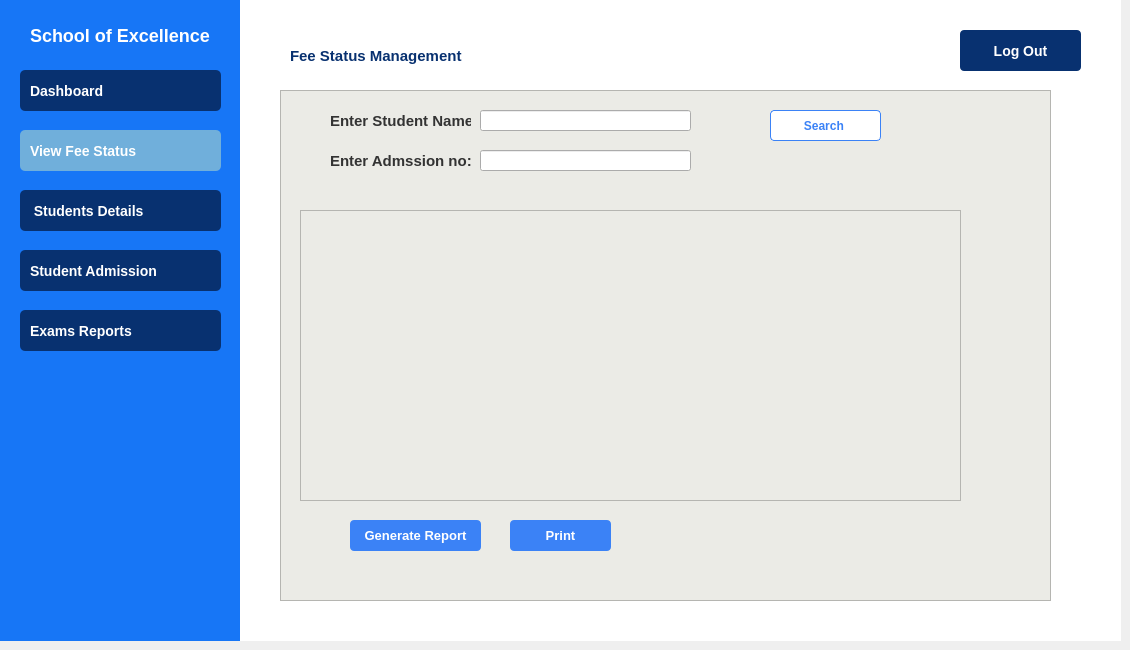
    <widget class="QWidget" name="AdminStdFeepg">
     <widget class="QGroupBox" name="groupBox_4">
      <property name="geometry">
       <rect>
        <x>0</x>
        <y>0</y>
        <width>241</width>
        <height>641</height>
       </rect>
      </property>
      <property name="styleSheet">
       <string notr="true">
QGroupBox {
    background-color: rgb(23, 118, 246); 
    color: white;
    border: none;
    font-size: 16px;
    font-weight: bold;
}</string>
      </property>
      <property name="title">
       <string/>
      </property>
      <widget class="QPushButton" name="pushButton_11">
       <property name="geometry">
        <rect>
         <x>20</x>
         <y>250</y>
         <width>201</width>
         <height>41</height>
        </rect>
       </property>
       <property name="styleSheet">
        <string notr="true">QPushButton {
    background-color: rgb(8, 49, 112);
    color: white;
    border-radius: 5px;
    padding: 10px;
    font-size: 14px;
    font-weight: bold;
    text-align: left;
    padding-left: 10px;
}
QPushButton:hover 
{ 
background-color: rgb(17, 80, 180);
}</string>
       </property>
       <property name="text">
        <string>Student Admission</string>
       </property>
       <property name="icon">
        <iconset>
         <normalon>:/icons /icons/student-card.png</normalon>
        </iconset>
       </property>
       <property name="iconSize">
        <size>
         <width>28</width>
         <height>28</height>
        </size>
       </property>
      </widget>
      <widget class="QPushButton" name="pushButton_12">
       <property name="geometry">
        <rect>
         <x>20</x>
         <y>190</y>
         <width>201</width>
         <height>41</height>
        </rect>
       </property>
       <property name="styleSheet">
        <string notr="true">QPushButton {
    background-color: rgb(8, 49, 112);
    color: white;
    border-radius: 5px;
    padding: 10px;
    font-size: 14px;
    font-weight: bold;
    text-align: left;
    padding-left: 10px;
}
QPushButton:hover 
{ 
background-color: rgb(17, 80, 180);
}</string>
       </property>
       <property name="text">
        <string> Students Details</string>
       </property>
       <property name="icon">
        <iconset>
         <normalon>:/icons /icons/student.png</normalon>
        </iconset>
       </property>
       <property name="iconSize">
        <size>
         <width>20</width>
         <height>20</height>
        </size>
       </property>
      </widget>
      <widget class="QPushButton" name="pushButton_13">
       <property name="geometry">
        <rect>
         <x>20</x>
         <y>130</y>
         <width>201</width>
         <height>41</height>
        </rect>
       </property>
       <property name="styleSheet">
        <string notr="true">
QPushButton {
    background-color: rgb(112, 175, 219);
    color: white;
    border-radius: 5px;
    padding: 10px;
    font-size: 14px;
    font-weight: bold;
    text-align: left;
    padding-left: 10px;
}
</string>
       </property>
       <property name="text">
        <string>View Fee Status</string>
       </property>
       <property name="icon">
        <iconset>
         <normalon>:/icons /icons/receipt.png</normalon>
        </iconset>
       </property>
       <property name="iconSize">
        <size>
         <width>20</width>
         <height>20</height>
        </size>
       </property>
      </widget>
      <widget class="QPushButton" name="pushButton_14">
       <property name="geometry">
        <rect>
         <x>20</x>
         <y>70</y>
         <width>201</width>
         <height>41</height>
        </rect>
       </property>
       <property name="styleSheet">
        <string notr="true">QPushButton {
    background-color: rgb(8, 49, 112);
    color: white;
    border-radius: 5px;
    padding: 10px;
    font-size: 14px;
    font-weight: bold;
    text-align: left;
    padding-left: 10px;
}
QPushButton:hover 
{ 
background-color: rgb(17, 80, 180);
}
</string>
       </property>
       <property name="text">
        <string>Dashboard</string>
       </property>
       <property name="icon">
        <iconset>
         <normalon>:/icons /icons/dashboard.png</normalon>
        </iconset>
       </property>
       <property name="iconSize">
        <size>
         <width>20</width>
         <height>20</height>
        </size>
       </property>
      </widget>
      <widget class="QLabel" name="label_4">
       <property name="geometry">
        <rect>
         <x>30</x>
         <y>20</y>
         <width>181</width>
         <height>31</height>
        </rect>
       </property>
       <property name="styleSheet">
        <string notr="true">QLabel
{
color: white;
font-size: 18px;
font-weight: bold;
text-align: center;
qproperty-alignment: AlignCenter;
}</string>
       </property>
       <property name="text">
        <string>School of Excellence </string>
       </property>
      </widget>
      <widget class="QPushButton" name="pushButton_16">
       <property name="geometry">
        <rect>
         <x>20</x>
         <y>310</y>
         <width>201</width>
         <height>41</height>
        </rect>
       </property>
       <property name="styleSheet">
        <string notr="true">QPushButton {
    background-color: rgb(8, 49, 112);
    color: white;
    border-radius: 5px;
    padding: 10px;
    font-size: 14px;
    font-weight: bold;
    text-align: left;
    padding-left: 10px;
}
QPushButton:hover 
{ 
background-color: rgb(17, 80, 180);
}
</string>
       </property>
       <property name="text">
        <string>Exams Reports</string>
       </property>
       <property name="icon">
        <iconset>
         <normalon>:/icons /icons/exam.png</normalon>
        </iconset>
       </property>
       <property name="iconSize">
        <size>
         <width>20</width>
         <height>20</height>
        </size>
       </property>
      </widget>
     </widget>
     <widget class="QGroupBox" name="groupBox_3">
      <property name="geometry">
       <rect>
        <x>240</x>
        <y>0</y>
        <width>881</width>
        <height>641</height>
       </rect>
      </property>
      <property name="styleSheet">
       <string notr="true">QGroupBox
{
background: white;
border: none;
}</string>
      </property>
      <property name="title">
       <string/>
      </property>
      <widget class="QPushButton" name="pushButton_10">
       <property name="geometry">
        <rect>
         <x>720</x>
         <y>30</y>
         <width>121</width>
         <height>41</height>
        </rect>
       </property>
       <property name="styleSheet">
        <string notr="true">QPushButton {
    background-color: rgb(8, 49, 112);
    color: white;
    border-radius: 4px;
    padding: 10px;
    font-size: 14px;
    font-weight: bold;
    text-align: center;
    padding-left: 10px;
}

QPushButton:hover 
{ 
background-color: rgb(17, 80, 180);
}</string>
       </property>
       <property name="text">
        <string>Log Out</string>
       </property>
       <property name="iconSize">
        <size>
         <width>12</width>
         <height>12</height>
        </size>
       </property>
      </widget>
      <widget class="QLabel" name="label_103">
       <property name="geometry">
        <rect>
         <x>50</x>
         <y>40</y>
         <width>181</width>
         <height>31</height>
        </rect>
       </property>
       <property name="styleSheet">
        <string notr="true">QLabel
{
color: rgb(8, 49, 112);
font-size: 15px;
font-weight: bold;
text-align: center;
qproperty-alignment: AlignCenter;
}</string>
       </property>
       <property name="text">
        <string>Fee Status Management </string>
       </property>
      </widget>
      <widget class="QFrame" name="frame_13">
       <property name="geometry">
        <rect>
         <x>40</x>
         <y>90</y>
         <width>771</width>
         <height>511</height>
        </rect>
       </property>
       <property name="styleSheet">
        <string notr="true">QFrame 
{
background-color: rgb(235, 235, 230);

}</string>
       </property>
       <property name="frameShape">
        <enum>QFrame::Shape::StyledPanel</enum>
       </property>
       <property name="frameShadow">
        <enum>QFrame::Shadow::Raised</enum>
       </property>
       <widget class="QLineEdit" name="lineEdit_17">
        <property name="geometry">
         <rect>
          <x>200</x>
          <y>20</y>
          <width>211</width>
          <height>21</height>
         </rect>
        </property>
       </widget>
       <widget class="QLabel" name="label_104">
        <property name="geometry">
         <rect>
          <x>50</x>
          <y>20</y>
          <width>141</width>
          <height>21</height>
         </rect>
        </property>
        <property name="styleSheet">
         <string notr="true">QLabel {
    color: #333333;
    font-family: 'Segoe UI', Arial, sans-serif;
    font-size: 15px;
    font-weight: 500;
}</string>
        </property>
        <property name="text">
         <string>Enter Student Name:</string>
        </property>
       </widget>
       <widget class="QPushButton" name="pushButton_162">
        <property name="geometry">
         <rect>
          <x>490</x>
          <y>20</y>
          <width>111</width>
          <height>31</height>
         </rect>
        </property>
        <property name="styleSheet">
         <string notr="true">QPushButton {
    background-color: #ffffff;
    color: #3b82f6;
    border: 1px solid #3b82f6;
    border-radius: 4px;
    padding: 6px 12px;
    font-weight: bold;
    min-width: 80px;
font-size: 12px;
}

QPushButton:hover {
    background-color: #A9D6F5;  /* Light Sky Blue on Hover */
    color: #000000;             /* Optional: Black text for contrast */
}</string>
        </property>
        <property name="text">
         <string>Search </string>
        </property>
       </widget>
       <widget class="QTableView" name="tableView_11">
        <property name="geometry">
         <rect>
          <x>20</x>
          <y>120</y>
          <width>661</width>
          <height>291</height>
         </rect>
        </property>
       </widget>
       <widget class="QPushButton" name="pushButton_163">
        <property name="geometry">
         <rect>
          <x>70</x>
          <y>430</y>
          <width>131</width>
          <height>31</height>
         </rect>
        </property>
        <property name="styleSheet">
         <string notr="true">QPushButton {
    background-color: #3b82f6;
    color: white;
    border: none;
    border-radius: 4px;
    font-weight: bold;
font-size: 13px;
padding: 6px 12px;
}
QPushButton:hover 
{ 
background-color: rgb(17, 80, 180);
}</string>
        </property>
        <property name="text">
         <string>Generate Report</string>
        </property>
       </widget>
       <widget class="QPushButton" name="pushButton_164">
        <property name="geometry">
         <rect>
          <x>230</x>
          <y>430</y>
          <width>101</width>
          <height>31</height>
         </rect>
        </property>
        <property name="styleSheet">
         <string notr="true">QPushButton {
    background-color: #3b82f6;
    color: white;
    border: none;
    border-radius: 4px;
    font-weight: bold;
 font-size: 13px;
padding: 6px 12px;
}
QPushButton:hover 
{ 
background-color: rgb(17, 80, 180);
}</string>
        </property>
        <property name="text">
         <string>Print</string>
        </property>
       </widget>
       <widget class="QLabel" name="label_108">
        <property name="geometry">
         <rect>
          <x>50</x>
          <y>60</y>
          <width>141</width>
          <height>21</height>
         </rect>
        </property>
        <property name="styleSheet">
         <string notr="true">QLabel {
    color: #333333;
    font-family: 'Segoe UI', Arial, sans-serif;
    font-size: 15px;
    font-weight: 500;
}</string>
        </property>
        <property name="text">
         <string>Enter Admssion no:</string>
        </property>
       </widget>
       <widget class="QLineEdit" name="lineEdit_24">
        <property name="geometry">
         <rect>
          <x>200</x>
          <y>60</y>
          <width>211</width>
          <height>21</height>
         </rect>
        </property>
       </widget>
      </widget>
     </widget>
    </widget>
